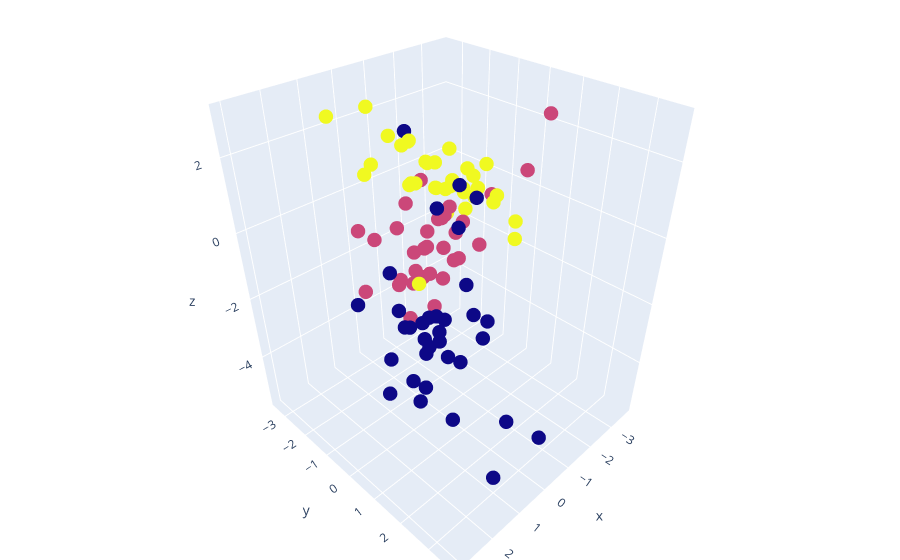

Write notebook code for a chart like this one.
### Code cell
import plotly.graph_objects as go
import numpy as np


x, y, z = [comp.squeeze() for comp in np.split(X, 3, 1)]

fig = go.Figure(data=[go.Scatter3d(x=x, y=y, z=z, mode='markers', marker=dict(
        size=5,
        color=Y,                # set color to an array/list of desired values
        opacity=1
    ))])

fig.update_layout(margin=dict(l=0, r=0, b=0, t=0))
fig.show()
